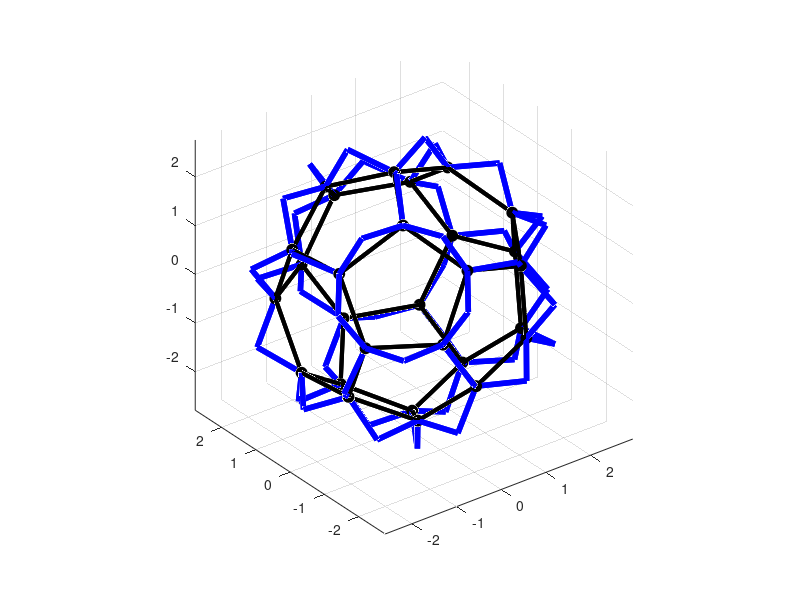

Write MATLAB code to recreate this figure.
clear all
close all
% coordinates of the cage
A = load('28_cage_1.dat');
c = [];
% number of trimers in the cage
n = 28;
for i = 1:n
    c = [c [A(i,4); A(i,5); A(i,6)]];
end
% scaling factor to get correct angles around 3-fold axis 
k = 1.266;
fid = fopen('trimers.dat','w');
arm_len = [];
for i = 1:n
    plot3([c(1,i)],[c(2,i)],[c(3,i)],'ok','MarkerFaceColor','k','MarkerSize',8)
    axis equal
    grid on
    hold on
    for j = 1:n
        if (j ~= i) && (norm(c(:,i)-c(:,j)) < 1.5)%1.39-1.43
            plot3([c(1,i) c(1,j)],[c(2,i) c(2,j)],[c(3,i) c(3,j)],'k','LineWidth',3)
            hold on
            mid = k*(c(:,i)+c(:,j))/2;
            plot3([c(1,i) mid(1)],[c(2,i) mid(2)],[c(3,i) mid(3)],'b','LineWidth',4)
            hold on
            plot3([c(1,j) mid(1)],[c(2,j) mid(2)],[c(3,j) mid(3)],'b','LineWidth',4)
            hold on
            arm1 = norm(c(:,i)-mid);
            arm_len = [arm_len ; arm1];
            arm2 = norm(c(:,j)-mid);
            arm_len = [arm_len ; arm2];
            fprintf(fid,'%g %g %g %g %g %g\n',c(1,i),c(2,i),c(3,i),mid(1),mid(2),mid(3));
        end
    end
end
fclose(fid);

Arm_length_between_min_and_max = (min(arm_len)+max(arm_len))/2

A = load('trimers.dat');
freq = load('freq_angles_I32-10_2.dat');
f = zeros(1,n);
for i = 1:n
    bf = 0;
    c1 = A(3*i-2,1:3);
    c2 = A(3*i-2,4:6);
    c3 = A(3*i-1,4:6);
    c4 = A(3*i,4:6);
    ang1 = acos(dot(c2-c1,c3-c1)/norm(c2-c1)/norm(c3-c1))*180/pi;
    ang2 = acos(dot(c3-c1,c4-c1)/norm(c3-c1)/norm(c4-c1))*180/pi;
    ang3 = acos(dot(c4-c1,c2-c1)/norm(c4-c1)/norm(c2-c1))*180/pi;
    s = ang1+ang2+ang3;
    a1 = floor(ang1);
    a2 = floor(ang2);
    a3 = floor(ang3);
    vec1 = sort([a1,a2,a3]);
    arr = freq(end,1:3)-freq(1,1:3);
    for ii = 1:arr(1)+1
        for jj = 1:arr(2)+1
            for kk = 1:arr(3)+1
                vec2 = sort(freq((ii-1)*33*31+(jj-1)*33+kk,1:3));
                if isequal(vec1,vec2)
                    f(i) = freq((ii-1)*33*31+(jj-1)*33+kk,4);
                    bf = 1;
                    break
                end
            end
            if bf
                break
            end
        end
        if bf
            break
        end
    end
end

mf = min(f)
